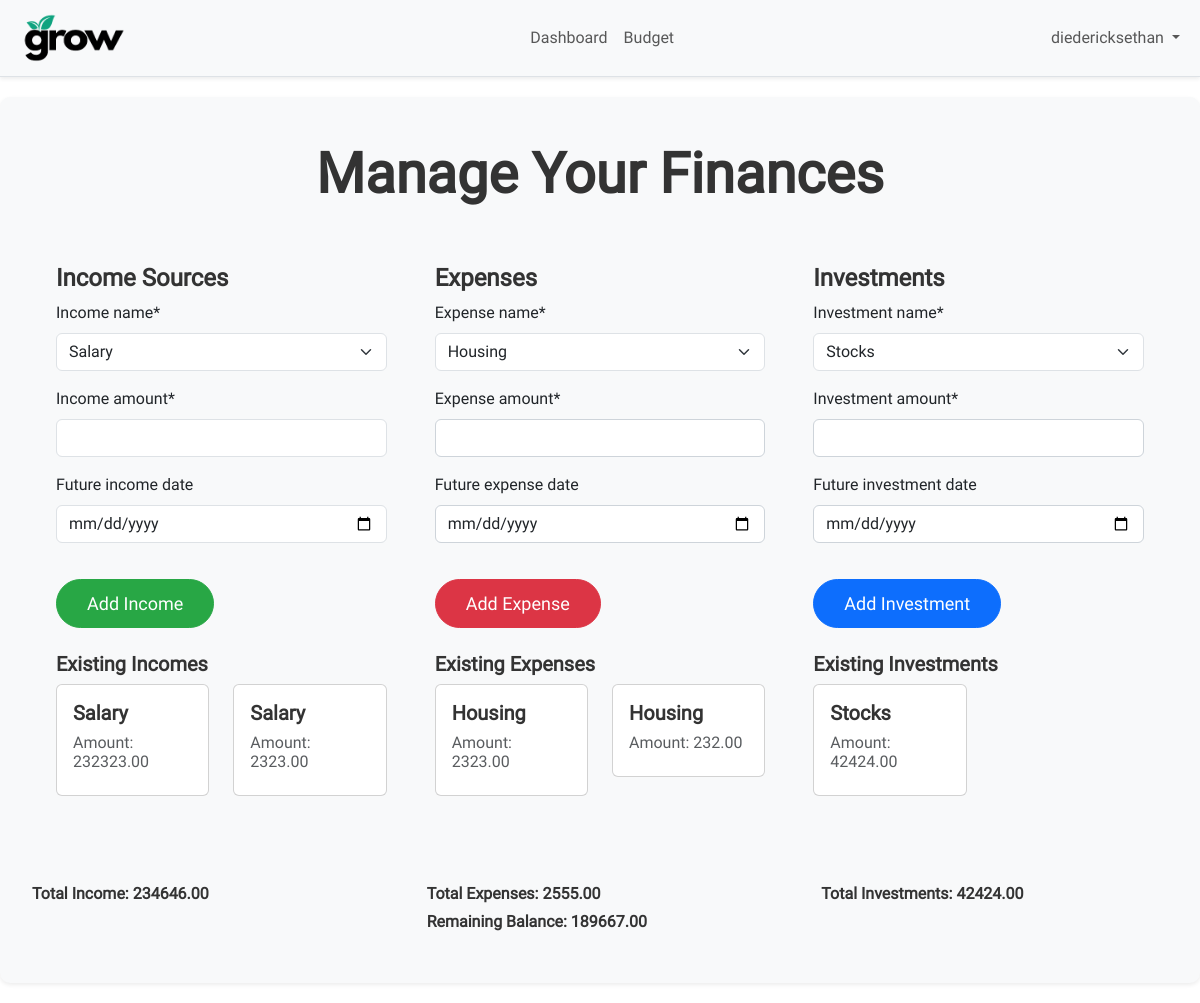
Before: /budget/ (signed in) with the older database file.
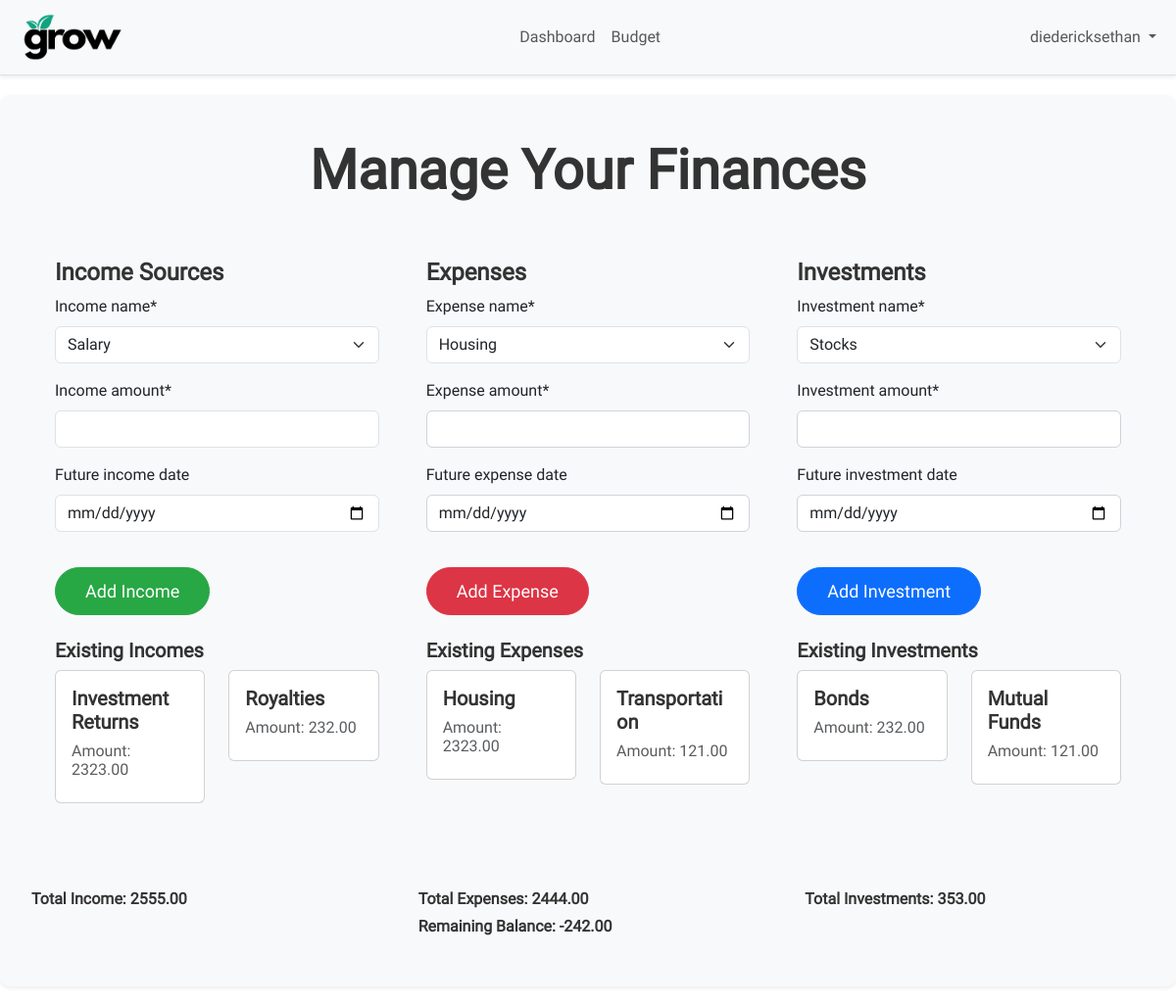
After: the same page with the newer database file.
### users/models.py (models this page shows)
class CustomUser(AbstractUser):
    pass

### budget/models.py (models this page shows, shortened)
class Income(models.Model):
    user = models.ForeignKey(get_user_model(), on_delete=models.CASCADE)
    income_name = models.CharField(max_length=150)
    income_amount = models.DecimalField(max_digits=10, decimal_places=2)
    date_created = models.DateField(auto_now_add=True)
    future_income_date = models.DateField('Future income date', blank=True, null=True)

class Expense(models.Model):
    user = models.ForeignKey(get_user_model(), on_delete=models.CASCADE)
    expense_name = models.CharField(max_length=150)
    expense_amount = models.DecimalField(max_digits=10, decimal_places=2)
    date_created = models.DateField(auto_now_add=True)
    future_expense_date = models.DateField('Future expense date', blank=True, null=True)

class Investment(models.Model):
    user = models.ForeignKey(get_user_model(), on_delete=models.CASCADE)
    investment_name = models.CharField(max_length=150)
    investment_amount = models.DecimalField(max_digits=10, decimal_places=2)
    date_created = models.DateField(auto_now_add=True)
    future_investment_date = models.DateField('Future investment date', blank=True, null=True)

### budget/views.py (the view)
# urls.py: path('budget/', budget_view, name='budget'),
@login_required
def budget_view(request):
    user = request.user
    incomes = Income.objects.filter(user=user)
    expenses = Expense.objects.filter(user=user)
    investments = Investment.objects.filter(user=user)
    total_income = sum(income.income_amount for income in incomes)
    total_expenses = sum(expense.expense_amount for expense in expenses)
    total_investments = sum(investment.investment_amount for investment in investments)
    remaining_balance = total_income - total_expenses - total_investments
    if request.method == 'POST':
        income_form = IncomeForm(request.POST, user=user)
        if income_form.is_valid():
            income = income_form.save(commit=False)
            income.user = request.user
            selected_income_source_id = request.POST.get('income_name')
            if selected_income_source_id == 'custom':
                custom_income_name = request.POST.get('custom_income')
                if custom_income_name:
                    new_income_source = IncomeSource.objects.create(user=user, name=custom_income_name)
                    income.income_name = new_income_source
            else:
                selected_income_source = get_object_or_404(IncomeSource, id=selected_income_source_id)
                income.income_name = selected_income_source
            income.save()
            return redirect('budget')
        elif 'expense_submit' in request.POST:
            expense_form = ExpenseForm(request.POST, user=user)
            if expense_form.is_valid():
                expense = expense_form.save(commit=False)
                expense.user = request.user
                selected_expense_source_id = request.POST.get('expense_name')
                if selected_expense_source_id == 'custom':
                    custom_expense_name = request.POST.get('custom_expense')
                    if custom_expense_name:
                        new_expense_source = ExpenseSource.objects.create(user=user, name=custom_expense_name)
                        expense.expense_name = new_expense_source
                else:
                    selected_expense_source = get_object_or_404(ExpenseSource, id=selected_expense_source_id)
                    expense.expense_name = selected_expense_source
                expense.save()
                return redirect('budget')
        elif 'investment_submit' in request.POST:
            investment_form = InvestmentForm(request.POST, user=user)
            if investment_form.is_valid():
                investment = investment_form.save(commit=False)
                investment.user = request.user
                selected_investment_source_id = request.POST.get('investment_name')
                if selected_investment_source_id == 'custom':
                    custom_investment_name = request.POST.get('custom_investment')
                    if custom_investment_name:
                        new_investment_source = InvestmentSource.objects.create(user=user, name=custom_investment_name)
                        investment.investment_name = new_investment_source
                else:
                    selected_investment_source = get_object_or_404(InvestmentSource, id=selected_investment_source_id)
                    investment.investment_name = selected_investment_source
                investment.save()
                return redirect('budget')
    else:
        income_sources = IncomeSource.objects.filter(user=user)
        income_form = IncomeForm(user=user)
        income_form.fields['income_name'].queryset = income_sources
        expense_sources = ExpenseSource.objects.filter(user=user)
        expense_form = ExpenseForm(user=user)
        expense_form.fields['expense_name'].queryset = expense_sources
        investment_sources = InvestmentSource.objects.filter(user=user)
        investment_form = InvestmentForm(user=user)
        investment_form.fields['investment_name'].queryset = investment_sources
    return render(request, 'budget/budget.html', {
        'incomes': incomes,
        'expenses': expenses,
        'investments': investments,
        'income_form': income_form,
        'expense_form': expense_form,
        'investment_form': investment_form,
        'total_income': total_income,
        'total_expenses': total_expenses,
        'total_investments': total_investments,
        'remaining_balance': remaining_balance,
    })

### budget/forms.py
class IncomeForm(forms.ModelForm):
    def __init__(self, *args, **kwargs):
        user = kwargs.pop('user', None)
        super(IncomeForm, self).__init__(*args, **kwargs)
        income_sources = IncomeSource.objects.filter(user=user)
        choices = [(source.id, source.name) for source in income_sources]
        choices.append(('custom', 'Add Custom Income'))  # Add the custom option
        self.fields['income_name'] = forms.ChoiceField(choices=choices)
        self.fields['custom_income'] = forms.CharField(
            label='Custom Income', required=False)  # Make it optional
    class Meta:
        model = Income
        fields = ['income_name', 'income_amount', 'future_income_date']
        widgets = {
            'future_income_date': forms.DateInput(attrs={'type': 'date'}),
            'income_name': forms.Select(),
        }

class ExpenseForm(forms.ModelForm):
    def __init__(self, *args, **kwargs):
        user = kwargs.pop('user', None)
        super(ExpenseForm, self).__init__(*args, **kwargs)
        expense_sources = ExpenseSource.objects.filter(user=user)
        choices = [(source.id, source.name) for source in expense_sources]
        choices.append(('custom', 'Add Custom Expense'))  # Add the custom option
        self.fields['expense_name'] = forms.ChoiceField(choices=choices)
        self.fields['custom_expense'] = forms.CharField(
            label='Custom Expense', required=False)  # Make it optional
    class Meta:
        model = Expense
        fields = ['expense_name', 'expense_amount', 'future_expense_date']
        widgets = {
            'future_expense_date': forms.DateInput(attrs={'type': 'date'}),
            'expense_name': forms.Select(),
        }

### budget/templates/budget/budget.html (shortened to what this page needs)
{% extends '_base.html' %}
{% load static %}
{% load crispy_forms_tags %}
{% block content %}
<div class="budget-container shadow-sm">
    <div class="row p-4">
        <div class="text-center mb-4">
            <h1 class="display-4">Manage Your Finances</h1>
        </div>
        <div class="col-md-4 p-4">
            <h2 class="h4">Income Sources</h2>
            <form method="post" id="incomeForm">
                <div class="form-group">
                    {{ income_form.income_name|as_crispy_field }}
                </div>
                {{ income_form.income_amount|as_crispy_field }}
                {{ income_form.future_income_date|as_crispy_field }}
                <button type="submit" name="income_submit" class="btn btn-custom">Add Income</button>
            </form>
            <div class="mt-4">
                <h3 class="h5">Existing Incomes</h3>
                <div class="row">
                    {% for income in incomes %}
                        <div class="col-md-6 mb-3">
                            <div class="card delete-item" data-item-id="{{ income.id }}" onclick="deleteItem('{{ income.id }}', 'income')">
                                <div class="card-body">
                                    <h5 class="h5">{{ income.income_name }}</h5>
                                    <p class="text-muted h6">Amount: {{ income.income_amount }}</p>
                                </div>
                            </div>
                        </div>
                    {% empty %}
                        <div class="col-md-12" id="existingIncomesContainer">
                            <div class="card text-center p-3">
                                <p class="text-muted mb-0">No existing incomes</p>
                            </div>
                        </div>
                    {% endfor %}
                </div>
            </div>
        </div>
        <div class="col-md-4 p-4">
            <h2 class="h4">Expenses</h2>
            <form method="post" id="expenseForm" class="expense-form">
                <div class="form-group">
                    {{ expense_form.expense_name|as_crispy_field }}
                </div>
                {{ expense_form.expense_amount|as_crispy_field }}
                {{ expense_form.future_expense_date|as_crispy_field }}
                <button type="submit" name="expense_submit" class="btn btn-danger">Add Expense</button>
            </form>
            <div class="mt-4">
                <h3 class="h5">Existing Expenses</h3>
                <div class="row">
                    {% for expense in expenses %}
                        <div class="col-md-6 mb-3">
                            <div class="card delete-item" data-item-id="{{ expense.id }}" onclick="deleteItem('{{ expense.id }}', 'expense')">
                                <div class="card-body">
                                    <h5 class="h5">{{ expense.expense_name }}</h5>
                                    <p class="h6 text-muted">Amount: {{ expense.expense_amount }}</p>
                                </div>
                            </div>
                        </div>
                    {% empty %}
                        <div class="col-md-12" id="existingExpensesContainer">
                            <div class="card text-center p-3">
                                <p class="text-muted mb-0">No existing expenses</p>
                            </div>
                        </div>
                    {% endfor %}
                </div>
            </div>
        </div>
        <div class="col-md-4 p-4">
            <h2 class="h4">Investments</h2>
            <form method="post" id="investmentForm" class="investment-form">
                <div class="form-group">
                    {{ investment_form.investment_name|as_crispy_field }}
                </div>
                {{ investment_form.investment_amount|as_crispy_field }}
                {{ investment_form.future_investment_date|as_crispy_field }}
                <button type="submit" name="investment_submit" class="btn btn-primary">Add Investment</button>
            </form>
            <div class="mt-4">
                <h3 class="h5">Existing Investments</h3>
                <div class="row">
                    {% for investment in investments %}
                        <div class="col-md-6 mb-3">
                            <div class="card delete-item" data-item-id="{{ investment.id }}" onclick="deleteItem('{{ investment.id }}', 'investment')">
                                <div class="card-body">
                                    <h5 class="h5">{{ investment.investment_name }}</h5>
                                    <p class="h6 text-muted">Amount: {{ investment.investment_amount }}</p>
                                </div>
                            </div>
                        </div>
                    {% empty %}
                        <div class="col-md-12" id="existingInvestmentsContainer">
                            <div class="card text-center p-3">
                                <p class="text-muted mb-0">No existing investments</p>
                            </div>
                        </div>
                    {% endfor %}
                </div>
            </div>
        </div>
    </div>
    <div class="row">
        <div class="col-md-4 p-4" id="totalIncome">
            <h4 class="h6">Total Income: {{ total_income }}</h4>
        </div>
        <div class="col-md-4 p-4" id="totalExpenses">
            <h4 class="h6">Total Expenses: {{ total_expenses }}</h4>
            <h4 class="h6">Remaining Balance: {{ remaining_balance }}</h4>
        </div>
        <div class="col-md-4 p-4" id="totalInvestments">
            <h4 class="h6">Total Investments: {{ total_investments }}</h4>
        </div>
    </div>
{% endblock %}

### templates/_base.html (shortened to what this page needs)
{% load static %}
<!DOCTYPE html>
<html lang="en">
<head>
    <link rel="stylesheet" href="https://cdnjs.cloudflare.com/ajax/libs/font-awesome/6.5.1/css/all.min.css" />
    <link href="https://cdn.jsdelivr.net/npm/bootstrap@5.3.2/dist/css/bootstrap.min.css" rel="stylesheet">
    <link rel="stylesheet" href="{% static 'css/main.css' %}">
    <link rel="stylesheet" href="{% static 'css/budget.css' %}">
    <link rel="stylesheet" href="{% static 'css/dashboard.css' %}">
    <link rel="stylesheet" href="{% static 'css/auth.css' %}">
</head>
<body>
    {% if user.is_authenticated %}
      {% include 'header.html' %}
    {% endif %}
    {% block content %}
    {% endblock content %}
  </body>
</html>

### templates/header.html (shortened to what this page needs)
{% load static %}
<nav class="navbar navbar-expand-lg navbar-light bg-light border-bottom shadow-sm">
  <div class="container-fluid ">
    <a class="navbar-brand" href="{% url 'home' %}">
      <img src="{% static 'img/grow2.png' %}" style="height: 50px; width: auto;" alt="Your Logo">
    </a>
    <div class="collapse navbar-collapse" id="navbarNavDropdown">
      <ul class="navbar-nav mx-auto">
        <li class="nav-item">
          <a class="nav-link" href="{% url 'dashboard' %}">Dashboard</a>
        </li>
        <li class="nav-item">
          <a class="nav-link" href="{% url 'budget' %}">Budget</a>
        </li>
      </ul>
      <ul class="navbar-nav">
        {% if user.is_authenticated %}
          <li class="nav-item dropdown">
            <a class="nav-link dropdown-toggle" href="#" role="button" data-bs-toggle="dropdown" aria-expanded="false">
              {{ user.username }}
            </a>
          </li>
        {% endif %}
      </ul>
    </div>
  </div>
</nav>

### static/css/main.css (style rules this page uses)
body { font-family: 'Roboto', sans-serif; }
h1, h2, h3 { font-family: 'Roboto', sans-serif; }
.btn { margin-top: 20px; padding: 10px 30px; font-size: 18px; border-radius: 30px; transition: all 0.3s ease; }

### budget/static/css/budget.css (style rules this page uses)
.budget-container { background-color: #f8f9fa; border-radius: 10px; padding: 20px; margin: 20px auto; max-width: 1400px; }
.btn-custom { color: #fff; background-color: #28a745; border-color: #28a745; }
.budget-container h1, .budget-container h2, .budget-container h3, .budget-container h4, .budget-container h5 { font-family: 'Roboto', sans-serif; font-weight: bold; color: #333; }

### templates/header.html (style rules this page uses)
.navbar-nav a { position: relative; transition: color 0.3s ease-in-out; }
.navbar-nav a::before { content: ""; position: absolute; width: 100%; height: 2px; bottom: 0; left: 0; background-color: #28a745; visibility: hidden; transform: scaleX(0); transition: all 0.3s ease-in-out; }

Changed rows visible on the page:
removed Income: income_name "Salary", income_amount "232323.00"
removed Income: income_name "Salary", income_amount "2323.00"
removed Expense: expense_name "Housing", expense_amount "232.00"
removed Investment: investment_name "Stocks", investment_amount "42424.00"
added Income: income_name "Investment Returns", income_amount "2323.00"
added Income: income_name "Royalties", income_amount "232.00"
added Expense: expense_name "Transportation", expense_amount "121.00"
added Investment: investment_name "Bonds", investment_amount "232.00"
added Investment: investment_name "Mutual Funds", investment_amount "121.00"
Other visible differences:
{{ total_income }}: "234646.00" → "2555.00"
{{ total_expenses }}: "2555.00" → "2444.00"
{{ remaining_balance }}: "189667.00" → "-242.00"
{{ total_investments }}: "42424.00" → "353.00"
